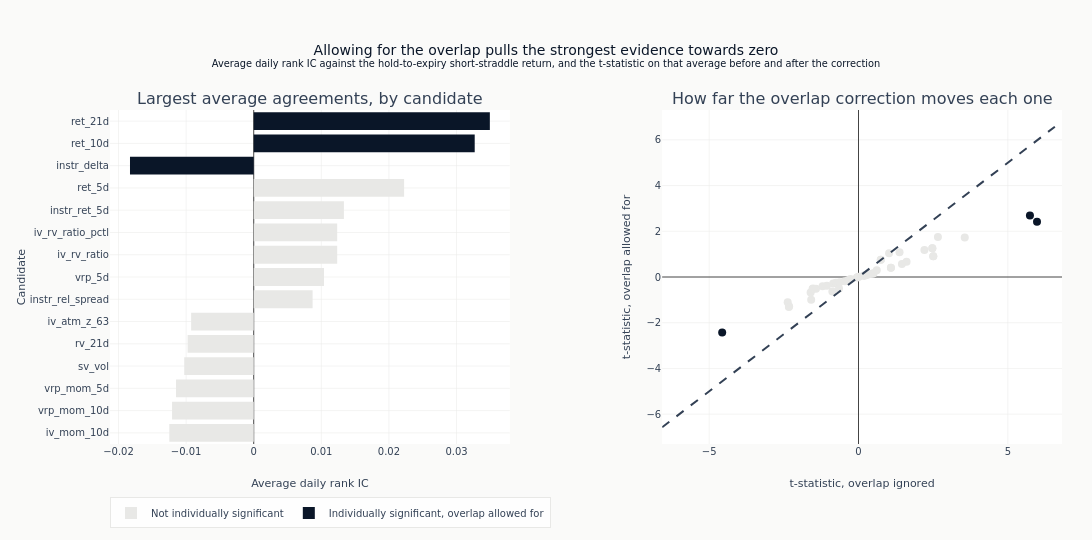

Notebook code cell kept with this figure:
### Code cell
max_t = (
    max(
        float(eval_summary["naive_t"].abs().max() or 1.0),
        float(eval_summary["hac_t"].abs().max() or 1.0),
    )
    * 1.1
)
fig.add_trace(
    go.Scatter(
        x=[-max_t, max_t],
        y=[-max_t, max_t],
        mode="lines",
        line=dict(dash="dash", color=COLORS["neutral"]),
        showlegend=False,
    ),
    row=1,
    col=2,
)

fig.update_layout(
    template="ml4t",
    height=540,
    width=1100,
    title={
        "text": (
            "Allowing for the overlap pulls the strongest evidence towards zero"
            "<br><sup>Average daily rank IC against the hold-to-expiry short-straddle return, "
            "and the t-statistic on that average before and after the correction</sup>"
        )
    },
    margin=dict(l=110, r=30, t=110, b=60),
    legend=dict(orientation="h", y=-0.16, x=0),
)
fig.update_xaxes(title_text="Average daily rank IC", zeroline=True, row=1, col=1)
fig.update_xaxes(title_text="t-statistic, overlap ignored", row=1, col=2)
fig.update_yaxes(title_text="Candidate", row=1, col=1)
fig.update_yaxes(title_text="t-statistic, overlap allowed for", row=1, col=2)
fig.show()

### Figure 1 — Plotly figure (JSON) as saved in the notebook; plotly's stock layout.template omitted (floating-point values rounded to 4 significant figures)
{"data": [{"marker": {"color": "#e8e8e6"}, "name": "Not individually significant", "orientation": "h", "type": "bar", "x": [-0.01249, -0.01208, -0.01149, -0.01028, -0.009783, -0.009258, 0.00871, 0.0104, 0.01235, 0.01235, 0.01334, 0.02225], "xaxis": "x", "y": ["iv_mom_10d", "vrp_mom_10d", "vrp_mom_5d", "sv_vol", "rv_21d", "iv_atm_z_63", "instr_rel_spread", "vrp_5d", "iv_rv_ratio", "iv_rv_ratio_pctl", "instr_ret_5d", "ret_5d"], "yaxis": "y"}, {"marker": {"color": "#0a1628"}, "name": "Individually significant, overlap allowed for", "orientation": "h", "type": "bar", "x": [-0.01831, 0.03269, 0.03493], "xaxis": "x", "y": ["instr_delta", "ret_10d", "ret_21d"], "yaxis": "y"}, {"marker": {"color": "#e8e8e6", "size": 8}, "mode": "markers", "showlegend": false, "text": ["ret_5d", "instr_ret_5d", "iv_mom_10d", "iv_rv_ratio", "iv_rv_ratio_pctl", "vrp_mom_10d", "vrp_mom_5d", "vrp_5d", "sv_vol", "rv_21d", "iv_atm_z_63", "instr_rel_spread", "spread_pctl", "rv_5d", "iv_mom_5d", "ret_1d", "rv_10d", "vrp_10d", "sv_vrp", "instr_dte", "dte_normalized", "rv_63d", "vrp_21d", "vrp_21d_pctl", "rv_42d", "garch_vrp", "instr_ret_1d", "instr_pct_of_S", "instr_cost_mom_5d", "vrp_63d", "instr_theta", "iv_skew_atm", "instr_gamma", "iv_atm_z_252", "abs_net_delta", "instr_vega", "vrp_zscore_252", "put_iv", "garch_cond_vol", "iv_atm", "iv_atm_pctl", "vrp_42d", "call_iv", "iv_mom_21d", "theta_vega_ratio", "volume_zscore"], "type": "scatter", "x": [3.558, 2.659, -2.325, 2.504, 2.504, -2.371, -2.332, 2.207, -1.54, -1.524, -1.603, 2.472, 2.472, -1.423, -1.585, 1.374, -1.203, 1.609, 1.454, 0.7462, 0.7462, -0.8476, 1.085, 1.085, -0.7519, -1.059, 1.023, 0.5039, -0.6538, -0.6309, 0.4865, -0.875, 0.411, -0.4602, 0.6108, -0.2697, -0.3522, 0.2496, 0.3223, 0.1979, 0.1979, 0.2498, 0.1635, -0.05236, -0.03371, 0.01292], "xaxis": "x2", "y": [1.726, 1.752, -1.277, 0.9126, 0.9126, -1.105, -1.31, 1.182, -0.521, -0.5022, -0.6825, 1.26, 1.26, -0.5139, -0.9932, 1.087, -0.4075, 0.6652, 0.5701, 0.7534, 0.7534, -0.2808, 0.3995, 0.3995, -0.2543, -0.3875, 1.039, 0.1637, -0.499, -0.2341, 0.1484, -0.6353, 0.1262, -0.1896, 0.2945, -0.0846, -0.1412, 0.08104, 0.1082, 0.0642, 0.0642, 0.09195, 0.05302, -0.02154, -0.01129, 0.009972], "yaxis": "y2"}, {"marker": {"color": "#0a1628", "size": 8}, "mode": "markers", "showlegend": false, "text": ["ret_21d", "ret_10d", "instr_delta"], "type": "scatter", "x": [5.977, 5.741, -4.565], "xaxis": "x2", "y": [2.415, 2.693, -2.426], "yaxis": "y2"}, {"line": {"color": "#334155", "dash": "dash"}, "mode": "lines", "showlegend": false, "type": "scatter", "x": [-6.575, 6.575], "xaxis": "x2", "y": [-6.575, 6.575], "yaxis": "y2"}], "layout": {"annotations": [{"font": {"size": 16}, "showarrow": false, "text": "Largest average agreements, by candidate", "x": 0.21, "xanchor": "center", "xref": "paper", "y": 1.0, "yanchor": "bottom", "yref": "paper"}, {"font": {"size": 16}, "showarrow": false, "text": "How far the overlap correction moves each one", "x": 0.79, "xanchor": "center", "xref": "paper", "y": 1.0, "yanchor": "bottom", "yref": "paper"}], "height": 540, "legend": {"orientation": "h", "x": 0, "y": -0.16}, "margin": {"b": 60, "l": 110, "r": 30, "t": 110}, "title": {"text": "Allowing for the overlap pulls the strongest evidence towards zero<br><sup>Average daily rank IC against the hold-to-expiry short-straddle return, and the t-statistic on that average before and after the correction</sup>"}, "width": 1100, "xaxis": {"anchor": "y", "domain": [0.0, 0.42], "title": {"text": "Average daily rank IC"}, "zeroline": true}, "xaxis2": {"anchor": "y2", "domain": [0.58, 1.0], "title": {"text": "t-statistic, overlap ignored"}}, "yaxis": {"anchor": "x", "domain": [0.0, 1.0], "title": {"text": "Candidate"}}, "yaxis2": {"anchor": "x2", "domain": [0.0, 1.0], "title": {"text": "t-statistic, overlap allowed for"}}}}
